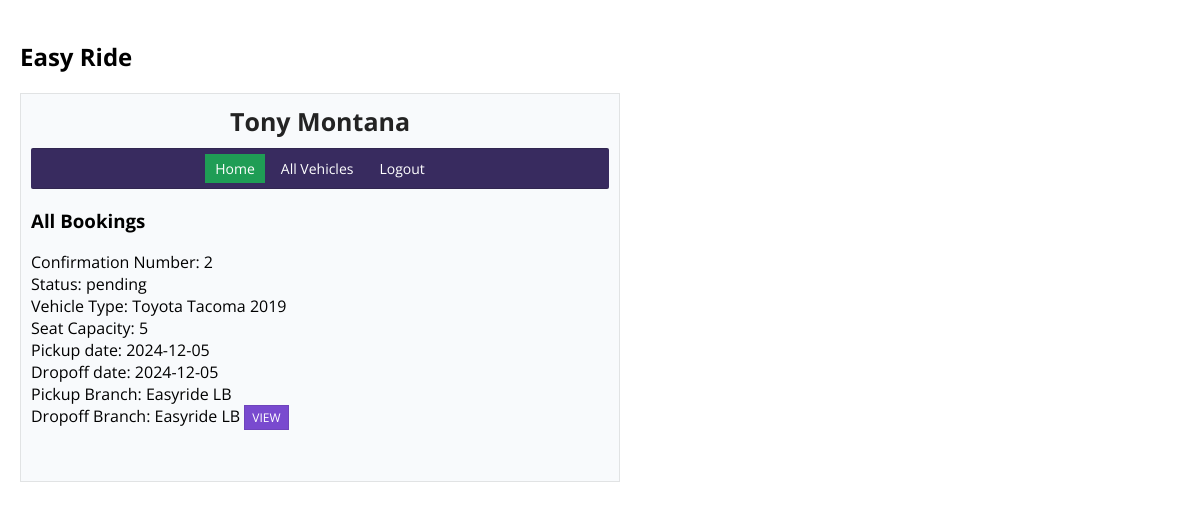
/employee_profile.php (signed in), run on an earlier commit of the app's database.
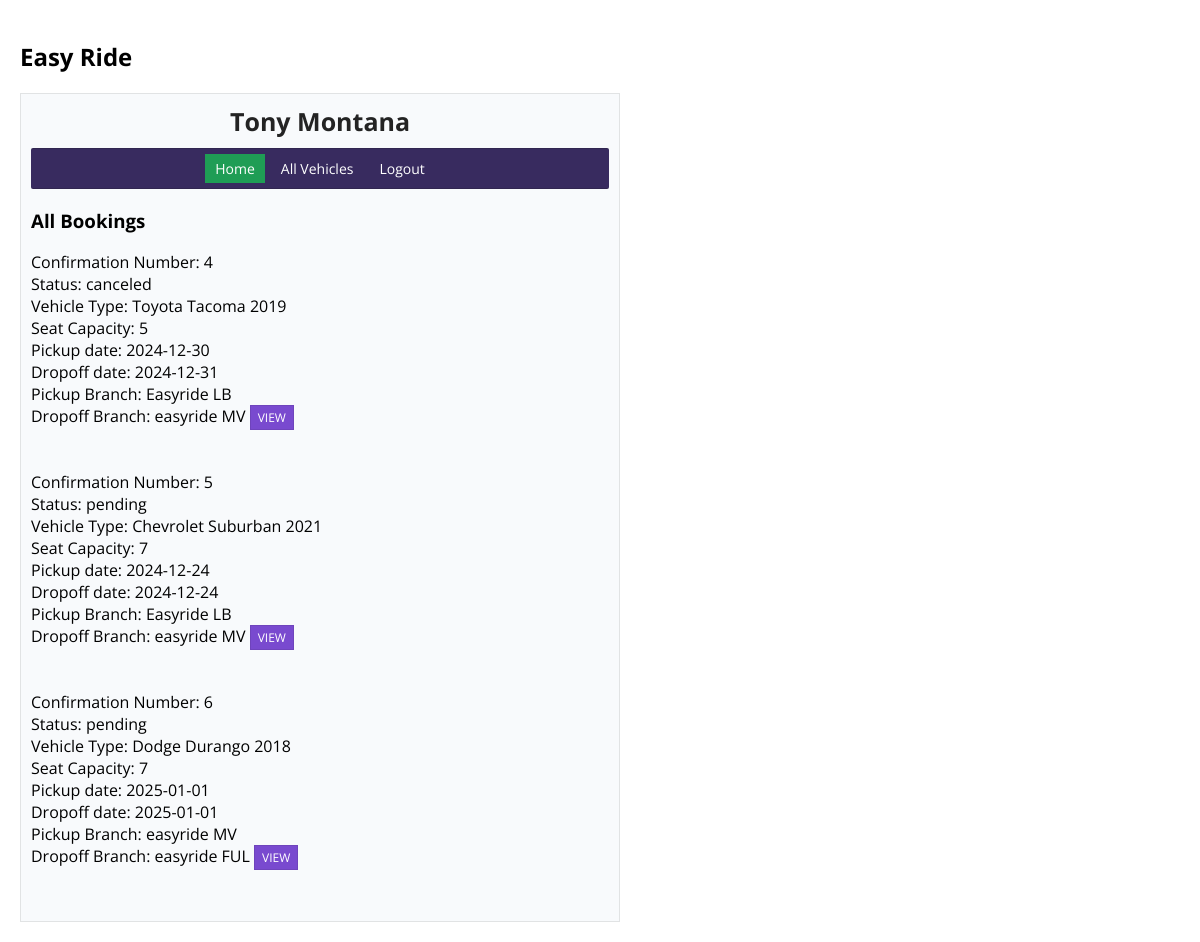
And on a later commit of the database.
### tables this page shows
CREATE TABLE `booking` (
  `confirmation_num` int(11) NOT NULL,
  `status` varchar(25) NOT NULL DEFAULT 'pending',
  `vehicle_registration` int(11) NOT NULL,
  `pickup_date` date NOT NULL,
  `pickup_employee_email` varchar(50) DEFAULT NULL,
  `customer_id` int(11) NOT NULL,
  `drop_date` date NOT NULL,
  `drop_employee_email` varchar(50) DEFAULT NULL,
  `pickup_branch_id` int(11) NOT NULL,
  `drop_branch_id` int(11) NOT NULL,
  `amount` float(10,2) NOT NULL
);

CREATE TABLE `vehicle` (
  `car_id` int(11) NOT NULL,
  `c_name` varchar(25) NOT NULL,
  `description` varchar(200) NOT NULL,
  `model_year` int(11) NOT NULL,
  `manufacturer` varchar(20) NOT NULL,
  `color` varchar(10) NOT NULL
);

CREATE TABLE `vehicle_details` (
  `registration_num` int(11) NOT NULL,
  `seat_capacity` int(11) NOT NULL,
  `mileage` int(11) NOT NULL,
  `rate` float(10,2) NOT NULL,
  `type_car_id` int(11) NOT NULL,
  `fuel_type_id` int(11) NOT NULL,
  `vehicle_branch_id` int(11) NOT NULL,
  `car_id` int(11) NOT NULL
);

CREATE TABLE `branch` (
  `branch_id` int(11) NOT NULL,
  `location` varchar(50) NOT NULL,
  `branch_name` varchar(50) NOT NULL
);

### includes/init.php (called while the page is built, shortened)
<?php
require 'classes/employee.php';
require 'classes/booking.php';
$db_obj = new Database();
$db_connection = $db_obj->dbConnection();
$employee_obj = new Employee($db_connection);
$booking_obj = new Booking($db_connection);

### includes/classes/employee.php (called while the page is built, shortened)
<?php
class Employee{
    protected $db;
    function __construct($db_connection){
        $this->db = $db_connection;
    }
    function find_employee_by_id($id){
        try{
            $find_employee = $this->db->prepare("SELECT * FROM `employee` WHERE employee_id = ?");
            $find_employee->execute([$id]);
            if($find_employee->rowCount() === 1){
                return $find_employee->fetch(PDO::FETCH_OBJ);
            }
            else{
                return null;
            }
        }
        catch (PDOException $e) {
            error_log($e->getMessage());
            return null;
        }
    }
}
?>

### includes/classes/booking.php (called while the page is built, shortened)
<?php
class Booking{
    protected $db;
    function __construct($db_connection){
        $this->db = $db_connection;
    }
    function all_bookings(){
        try{
            $get_bookings = $this->db->prepare("SELECT confirmation_num, status, manufacturer, c_name, model_year, seat_capacity, pickup_date, drop_date, b1.branch_name as b1_branch_name, b2.branch_name as b2_branch_name, customer_id
                                                FROM `booking` as bo
                                                LEFT JOIN `vehicle_details` as vd ON
                                                vd.registration_num=bo.vehicle_registration
                                                LEFT JOIN `vehicle` as v ON v.car_id=vd.car_id
                                                LEFT JOIN `branch` as b1 ON b1.branch_id=bo.pickup_branch_id
                                                LEFT JOIN `branch` as b2 ON b2.branch_id=bo.drop_branch_id");
            $get_bookings->execute();
            if($get_bookings->rowCount() > 0){
                return $get_bookings->fetchAll(PDO::FETCH_OBJ);
            }
            else{
                return false;
            }
        }
        catch (PDOException $e) {
            die($e->getMessage());
        }
    }
}
?>

### employee_profile.php (the view, shortened to what this page needs)
<?php
require 'includes/init.php';
if(isset($_SESSION['employee_id']) && isset($_SESSION['email'])){
    $employee_data = $employee_obj->find_employee_by_id($_SESSION['employee_id']);
    $all_bookings = $booking_obj->all_bookings();
}
else{
    header('Location: logout.php');
    exit;
}
?>
<!DOCTYPE html>
<html lang="en">
<head>
    <link rel="stylesheet" href="./style.css">
</head>
<body>
	<h2>Easy Ride</h2>
    <div class="profile_container">
        <div class="inner_profile">
            <h1><?php echo  $employee_data->employee_fname." ".$employee_data->employee_lname;?></h1>
        </div>
        <nav>
            <ul>
                <li><a href="employee_profile.php" rel="noopener noreferrer" class="active">Home</a></li>
                <li><a href="employee_vehicles.php" rel="noopener noreferrer">All Vehicles</a></li>
                <li><a href="logout.php" rel="noopener noreferrer">Logout</a></li>
            </ul>
        </nav>
        <div class="all_bookings">
            <h3>All Bookings</h3>
            <div class="usersWrapper">
                <?php
                if($all_bookings){
                    foreach($all_bookings as $row){
                        echo '<div class="bookings_box">
                                <div class="vehicle_info"><span>Confirmation Number: '.$row->confirmation_num.'</span>
                                <div class="vehicle_info"><span>Status: '.$row->status.'</span>
                                <div class="vehicle_info"><span>Vehicle Type: '.$row->manufacturer.' '.$row->c_name.' '.$row->model_year.'</span>
                                <div class="vehicle_info"><span>Seat Capacity: '.$row->seat_capacity.'</span>
                                <div class="vehicle_info"><span>Pickup date: '.$row->pickup_date.'</span>
                                <div class="vehicle_info"><span>Dropoff date: '.$row->drop_date.'</span>
                                <div class="vehicle_info"><span>Pickup Branch: '.$row->b1_branch_name.'</span>
                                <div class="vehicle_info"><span>Dropoff Branch: '.$row->b2_branch_name.'</span>
                                <span><a href="booking_profile.php?id='.$row->confirmation_num.'" class="see_profileBtn">View</a></div>
                                <br></br>
                            </div>';
                    }
                }
                else{
                    echo '<h4>There is no bookings!</h4>';
                }
                ?>
            </div>
        </div>
    </div>
</body>
</html>

What changed in the data, as far as the page shows it:
removed booking: confirmation_num "2", status "pending", vehicle.manufacturer "Toyota", vehicle.c_name "Tacoma", vehicle.model_year "2019", vehicle_details.seat_capacity "5", pickup_date "2024-12-05", drop_date "2024-12-05", pickup_branch.branch_name "Easyride LB"
added booking: confirmation_num "4", status "canceled", vehicle.manufacturer "Toyota", vehicle.c_name "Tacoma", vehicle.model_year "2019", vehicle_details.seat_capacity "5", pickup_date "2024-12-30", drop_date "2024-12-31", pickup_branch.branch_name "Easyride LB", drop_branch.branch_name "easyride MV"
added booking: confirmation_num "5", status "pending", vehicle.manufacturer "Chevrolet", vehicle.c_name "Suburban", vehicle.model_year "2021", vehicle_details.seat_capacity "7", pickup_date "2024-12-24", drop_date "2024-12-24", pickup_branch.branch_name "Easyride LB", drop_branch.branch_name "easyride MV"
added booking: confirmation_num "6", status "pending", vehicle.manufacturer "Dodge", vehicle.c_name "Durango", vehicle.model_year "2018", vehicle_details.seat_capacity "7", pickup_date "2025-01-01", drop_date "2025-01-01", pickup_branch.branch_name "easyride MV", drop_branch.branch_name "easyride FUL"
